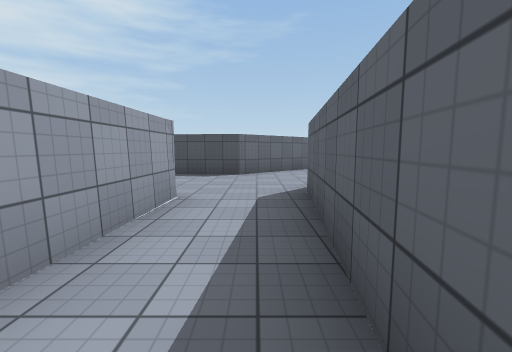
[1] (above)

19 first-person views from a walk through a Unity game level. The camera is 1.4 m above the floor, tilts 6° down and sees 90° across. The floor is counted in squares, 2 m on a side. Each view is taken from the middle of a square. On the plan, view 1 faces up. The plan holds only what a view shows up to about 9 squares ahead; the rest is blank. The place goes on beyond the plan. The player character is not drawn. Surface patterns are stand-ins for the level's own textures.

[2]
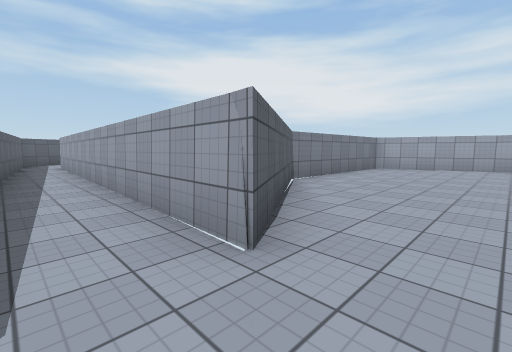

[3]
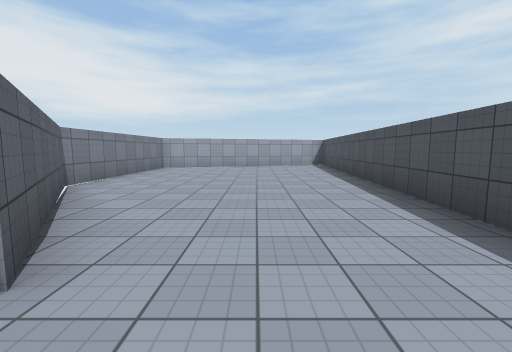

[4]
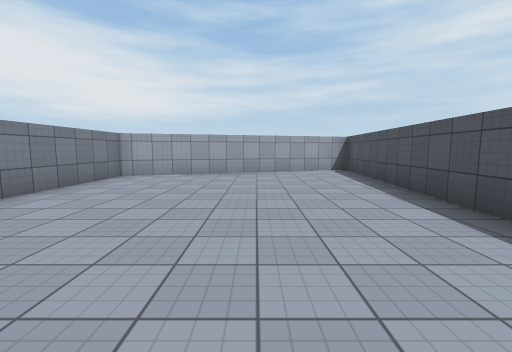

[5]
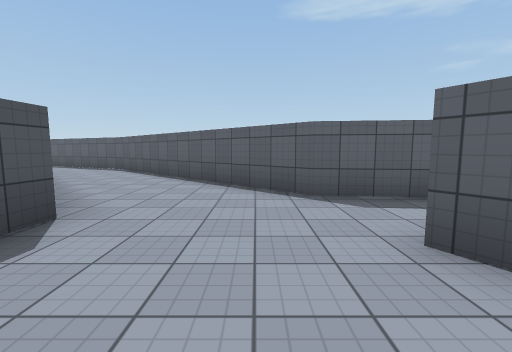

[6]
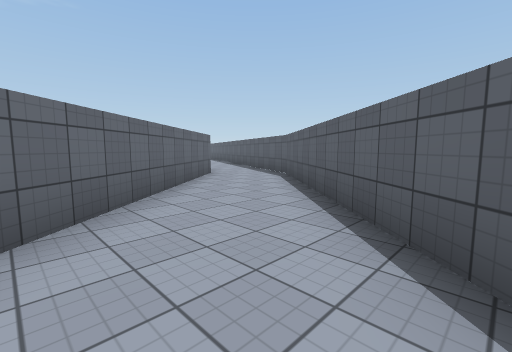

[7]
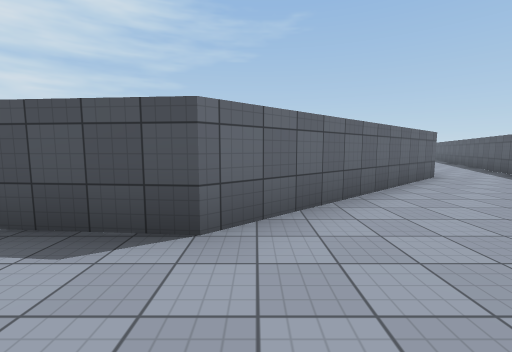

[8]
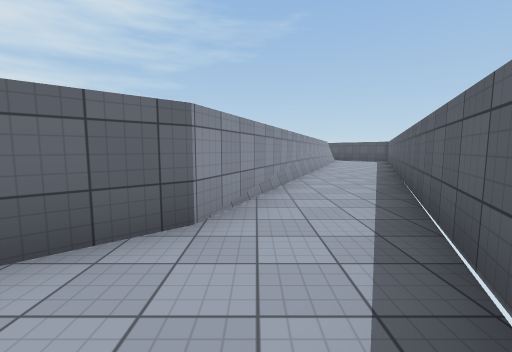

[9]
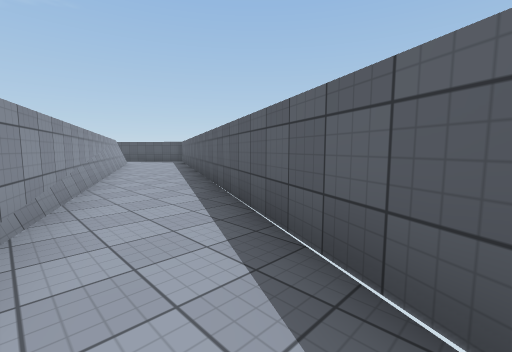

[10]
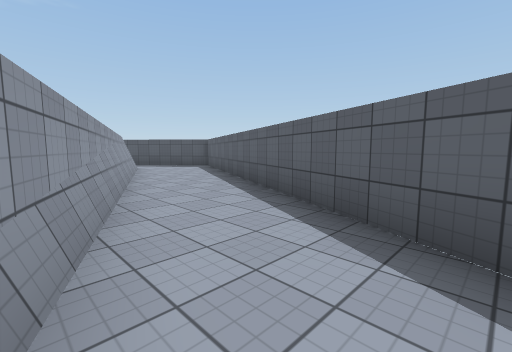

[11]
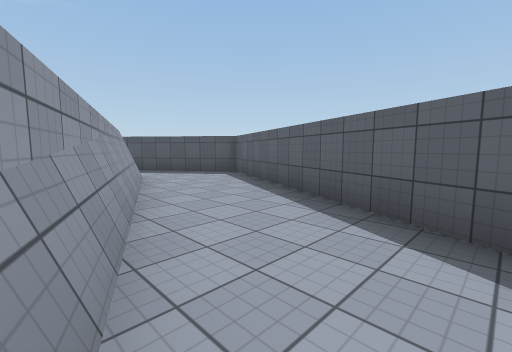

[12]
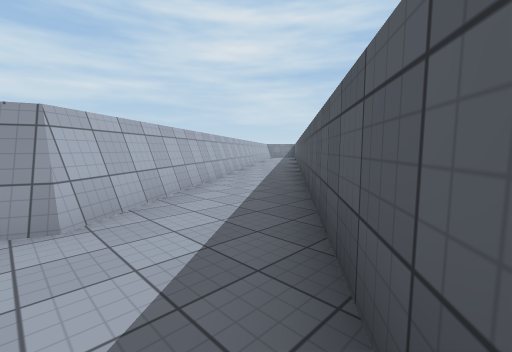

[13]
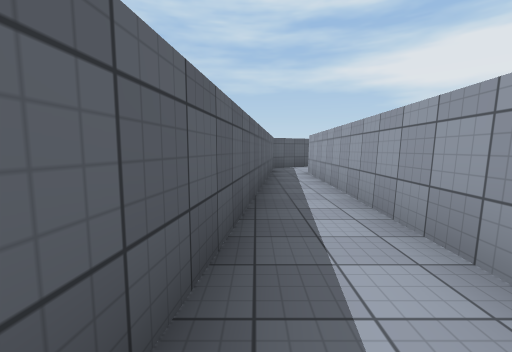

[14]
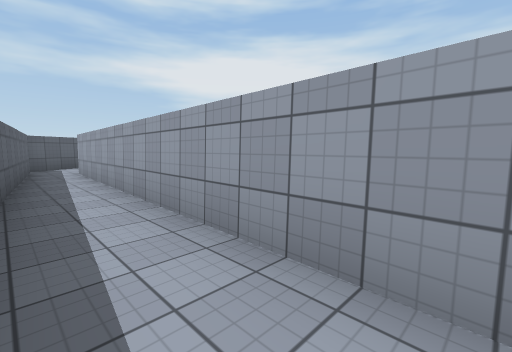

[15]
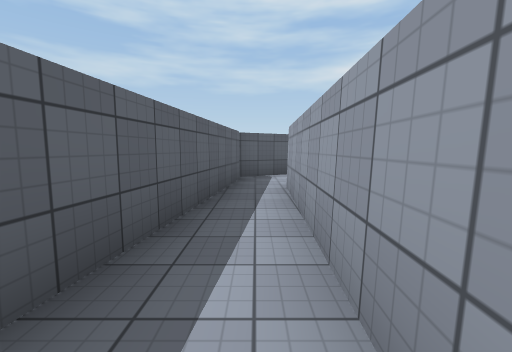

[16]
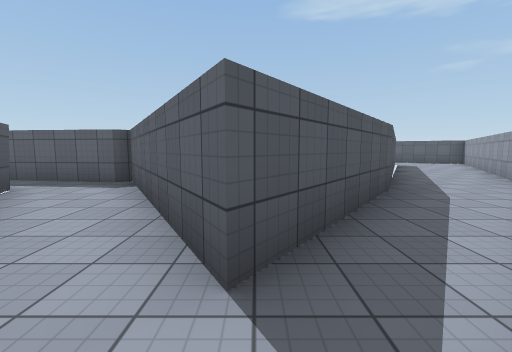

[17]
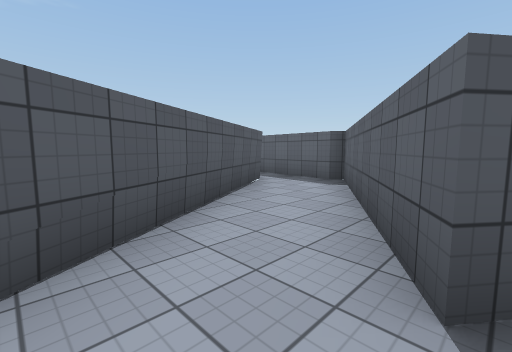

[18]
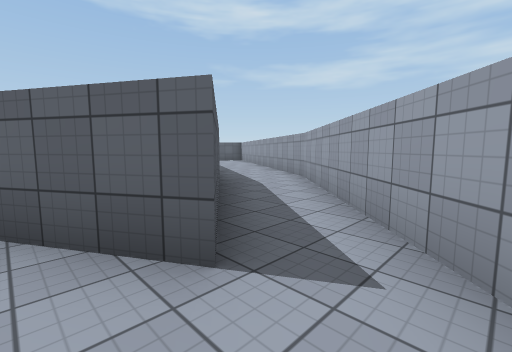

[19]
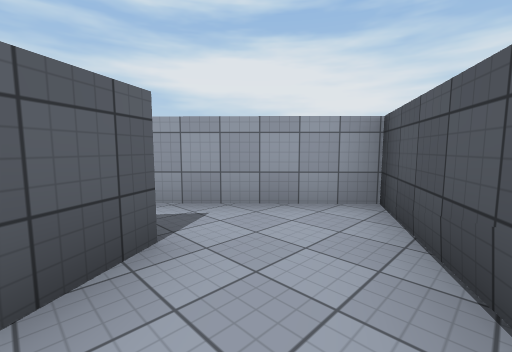

### Floor plan
Ten units are one square. View 1 is at (0, 0); x grows to the right and y downward. Boxes are objects, and circles mark ways between rooms. Rooms are numbered by the first view taken in them; rooms with no view inside come last. Other rooms are left out.
<svg viewBox="-121 -270 249 423">
<path fill="none" stroke="#000" d="M1 16 8 -41 60 -97M44 -113 -4 -70 -116 -80 -97 -15 -48 -14 -12 -38 -14 14M57 -148 50 -129M71 -121 80 -141M59 -149 48 -124M84 -219 57 -148M90 -235 93 -231M90 -235 86 -225M67 -265 86 -240M80 -141 123 -231 97 -265M71 -265 94 -233 59 -149M-14 14 -16 68M-6 80 1 16M-37 81 -74 102 -29 148M-15 133 -48 109 -23 94"/>
<circle cx="-10" cy="10" r="3" fill="#2a7"/>
<circle cx="70" cy="-140" r="3" fill="#2a7"/>
<text x="-30" y="-50">1</text>
<text x="60" y="-140">2</text>
<text x="90" y="-210">3</text>
<text x="-10" y="40">4</text>
<text x="-50" y="110">5</text>
</svg>
Room 1 opens to room 4. Room 2 opens to room 3.

Where each view was taken, in squares from view 1:
view 1: 0 up, 0 right, facing up
view 2: 5 up, 0 right, facing down-left
view 3: 5 up, 0 right, facing left
view 4: 5 up, 3 left, facing left
view 5: 5 up, 3 left, facing right
view 6: 5 up, 0 right, facing up-right
view 7: 5 up, 0 right, facing up
view 8: 9 up, 5 right, facing up
view 9: 10 up, 5 right, facing up-right
view 10: 14 up, 6 right, facing up-right
view 11: 17 up, 7 right, facing up-right
view 12: 23 up, 12 right, facing up-left
view 13: 1 up, 0 right, facing down
view 14: 2 up, 0 right, facing down-left
view 15: 2 down, 1 left, facing down
view 16: 11 down, 6 left, facing right
view 17: 11 down, 6 left, facing up-right
view 18: 10 down, 6 left, facing down-right
view 19: 9 down, 4 left, facing down-left
